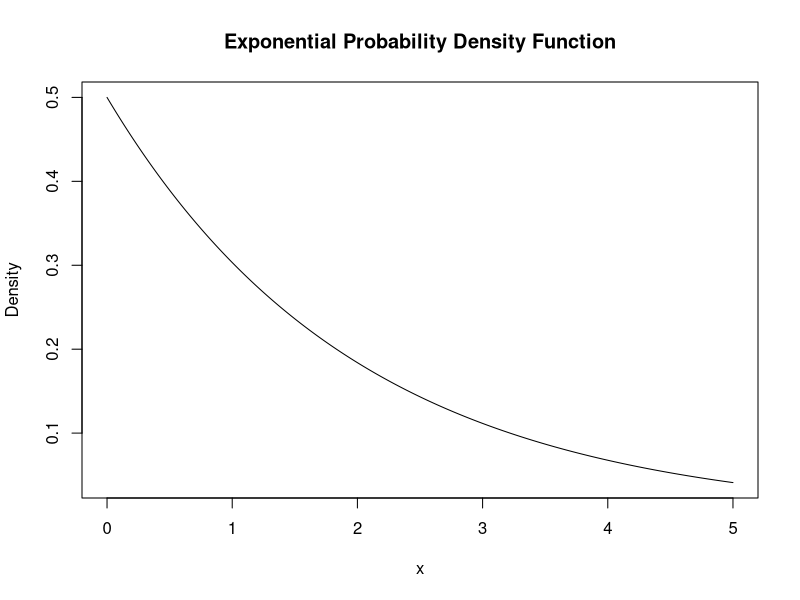
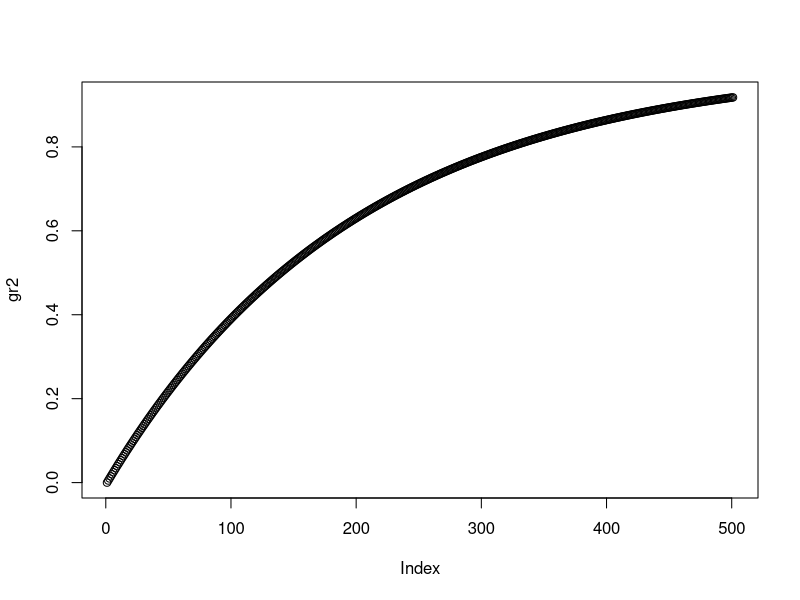
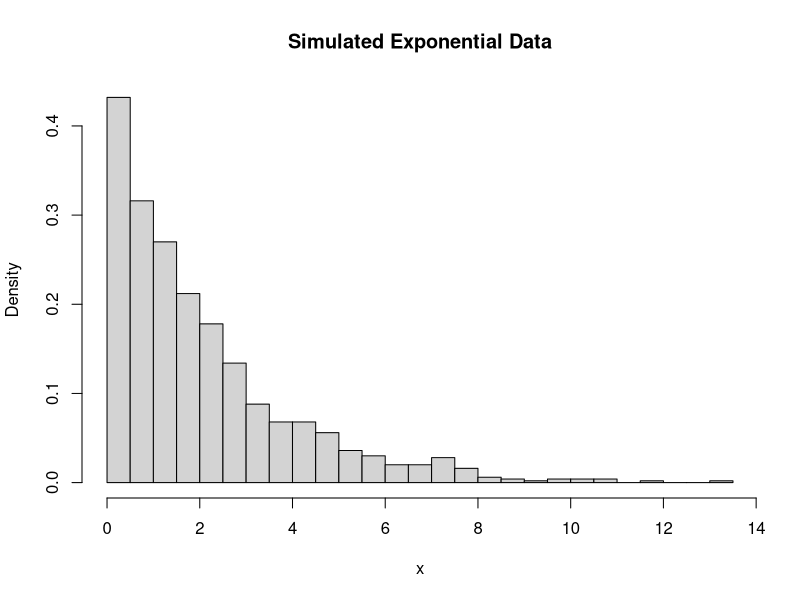

R code for these plots, in order:
#q1

#A
1-punif(45,min=0,max=60)

#B
punif(30,min=0,max=60)-punif(20,min=0,max=60) 


#q2

#A
dexp(3, rate = 0.5) 

#B
x1<-seq(from = 0, to = 5, by = 0.01) 
gr1<-dexp(x1, rate=0.5)
#plot(gr1)
plot(x1, gr1 , type = "l", xlab = "x", ylab = "Density", main = "Exponential Probability Density Function")

#C
pexp(3, rate=0.5) 

#D
gr2<-pexp(x1, rate=0.5) 
plot(gr2)

#E
simulated_data <- rexp(1000, rate = 0.5)
hist(simulated_data, breaks = 30, probability = TRUE, main = "Simulated Exponential Data", xlab = "x")


#q3

#A
pgamma(1,shape=2,scale=1/3) 

#B
qgamma(0.7,shape=2,scale=1/3)
